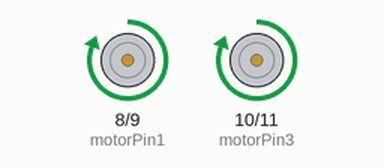
This sketch was run on a simulated Arduino Uno, built with avr-gcc and run on an emulated ATmega328P. On the bench: motor-driver pin pairs drawn as motors (green arrow = first pin HIGH = forward, orange = second pin HIGH = backward, longer = more drive).

Above: at 0.5 s.
At 1.7 s:
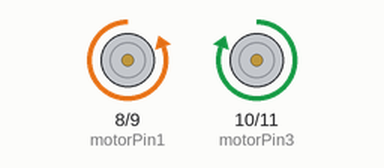
At 4.2 s:
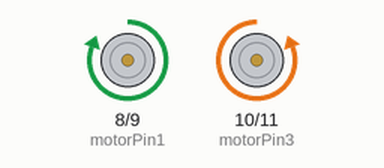
At 5.2 s:
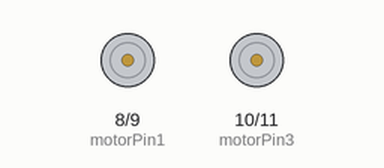
Timing chart, 0 to 7.2 s (numbered marks = the images above):
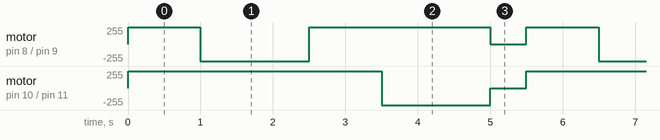

Measured:
- by itself, motor on pin 10 (motorPin3) / pin 11 (motorPin4): repeats every 5.5 s: backward 255/255 1.5 s, stopped 0.50 s, forward 255/255 3.5 s
- by itself, motor on pin 8 (motorPin1) / pin 9 (motorPin2): repeats every 5.5 s: backward 255/255 1.5 s, forward 255/255 2.5 s, stopped 0.50 s, forward 255/255 1.0 s

The sketch:

main.ino
```cpp
const int motorPin1 = 8; // Вперед/назад (Мотор 1)
const int motorPin2 = 9;
const int motorPin3 = 10; // Вперед/назад (Мотор 2)
const int motorPin4 = 11;

const int turnDuration = 1500;
const int moveForwardTime = 1000;
const int pauseTime = 500;

void setup() {
  pinMode(motorPin1, OUTPUT);
  pinMode(motorPin2, OUTPUT);
  pinMode(motorPin3, OUTPUT);
  pinMode(motorPin4, OUTPUT);
}

void loop() {
  // 3 раза пройти по восьмерке
  for (int i = 0; i < 3; i++) {
    moveAlongEight();
    delay(pauseTime);
  }
}

// Движение по восьмерке: сделать две петли
void moveAlongEight() {
  // Первая петля — вперед, поворот налево
  moveForward(moveForwardTime);
  turnLeft(turnDuration);
  // Вторая петля — вперед, поворот направо
  moveForward(moveForwardTime);
  turnRight(turnDuration);
}

void moveForward(int duration) {

  digitalWrite(motorPin1, HIGH);
  digitalWrite(motorPin2, LOW);
  digitalWrite(motorPin3, HIGH);
  digitalWrite(motorPin4, LOW);
  delay(duration);
  stopMotors();
}

void turnLeft(int duration) {

  digitalWrite(motorPin1, LOW);
  digitalWrite(motorPin2, HIGH);
  digitalWrite(motorPin3, HIGH);
  digitalWrite(motorPin4, LOW);
  delay(duration);
  stopMotors();
}

void turnRight(int duration) {

  digitalWrite(motorPin1, HIGH);
  digitalWrite(motorPin2, LOW);
  digitalWrite(motorPin3, LOW);
  digitalWrite(motorPin4, HIGH);
  delay(duration);
  stopMotors();
}

void stopMotors() {

  digitalWrite(motorPin1, LOW);
  digitalWrite(motorPin2, LOW);
  digitalWrite(motorPin3, LOW);
  digitalWrite(motorPin4, LOW);
}
```
